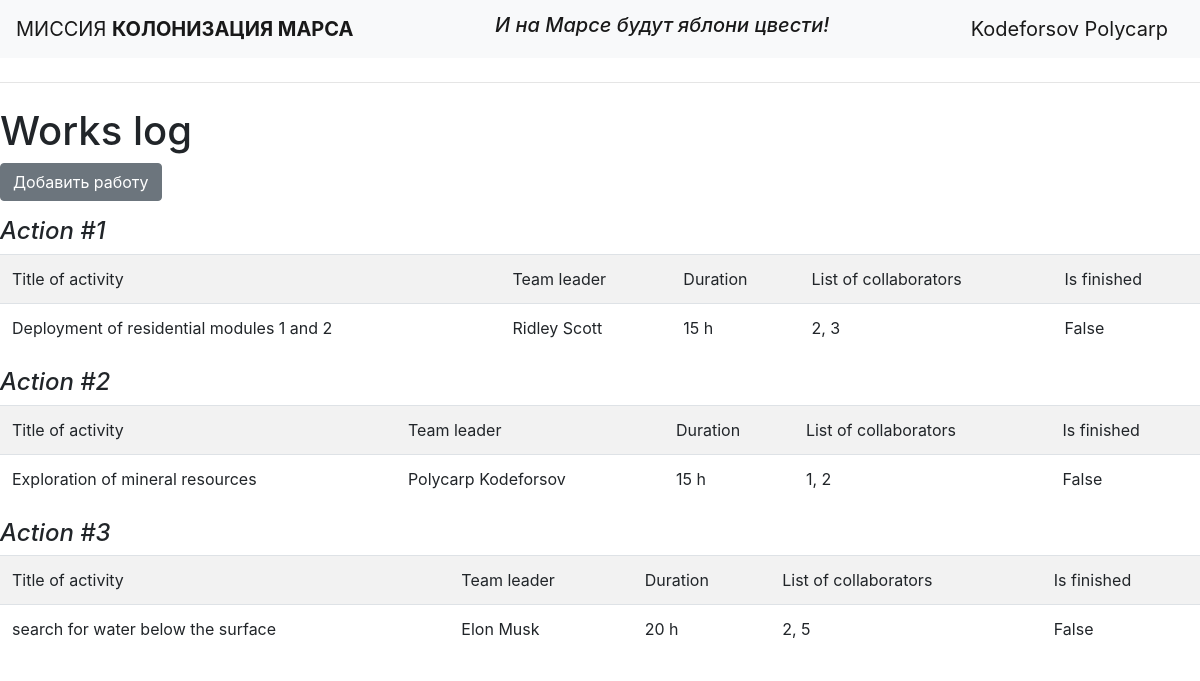
/ (signed in), run on the app's committed database.
### data/users.py (models this page shows, shortened)
class User(SqlAlchemyBase, UserMixin):
    __tablename__ = 'users'
    id = sqlalchemy.Column(sqlalchemy.Integer, primary_key=True, autoincrement=True)
    surname = sqlalchemy.Column(sqlalchemy.String)
    name = sqlalchemy.Column(sqlalchemy.String)
    age = sqlalchemy.Column(sqlalchemy.Integer)
    position = sqlalchemy.Column(sqlalchemy.String)
    speciality = sqlalchemy.Column(sqlalchemy.String)
    address = sqlalchemy.Column(sqlalchemy.String)
    email = sqlalchemy.Column(sqlalchemy.String, unique=True)
    hashed_password = sqlalchemy.Column(sqlalchemy.String)
    modified_date = sqlalchemy.Column(sqlalchemy.DateTime, default=datetime.datetime.now)

### data/jobs.py (models this page shows)
class Jobs(SqlAlchemyBase):
    __tablename__ = 'jobs'
    id = sqlalchemy.Column(sqlalchemy.Integer, primary_key=True, autoincrement=True)
    team_leader = sqlalchemy.Column(sqlalchemy.Integer)
    job = sqlalchemy.Column(sqlalchemy.String)
    work_size = sqlalchemy.Column(sqlalchemy.Integer)
    collaborators = sqlalchemy.Column(sqlalchemy.String)
    start_date = sqlalchemy.Column(sqlalchemy.DateTime, default=datetime.datetime.now)
    end_date = sqlalchemy.Column(sqlalchemy.DateTime)
    is_finished = sqlalchemy.Column(sqlalchemy.Boolean)

### main.py (the view)
@app.route("/")
def index():
    db_sess = db_session.create_session()
    return render_template("index.html", jobs=db_sess.query(Jobs), users=db_sess.query(User))

### data/db_session.py (called while the page is built)
def create_session() -> Session:
    global __factory
    return __factory()

### main.py (called while the page is built)
@login_manager.user_loader
def load_user(user_id):
    db_sess = db_session.create_session()
    return db_sess.query(User).get(user_id)

### templates/index.html
{% extends "base.html" %}
{% block content %}
<h1>Works log</h1>
{% if current_user.is_authenticated %}
<p><a href="addjob" class="btn btn-secondary">Добавить работу</a></p>
{% endif %}
{% for job in jobs%}
<h4><i>Action #{{job.id}}</i></h4>
<table class="table table-striped">
    <tr>
        <td>Title of activity</td>
        <td>Team leader</td>
        <td>Duration</td>
        <td>List of collaborators</td>
        <td>Is finished</td>
    </tr>
    <tr>
        <td>{{job.job}}</td>
        <td>{{users[job.team_leader - 1].name}} {{users[job.team_leader - 1].surname}}</td>
        <td>{{job.work_size}} h</td>
        <td>{{job.collaborators}}</td>
        <td>{{job.is_finished}}</td>
    </tr>
</table>
{% endfor %}
{% endblock %}

### templates/base.html (shortened to what this page needs)
<!DOCTYPE html>
<html lang="en">
<head>
    <link rel="stylesheet"
          href="https://stackpath.bootstrapcdn.com/bootstrap/4.4.1/css/bootstrap.min.css"
>
</head>
<body>
<header>
    <nav class="navbar navbar-light bg-light">
        <a class="navbar-brand" href="#">МИССИЯ <b>КОЛОНИЗАЦИЯ МАРСА</b></a>
        <h4><i><a class="navbar-brand" href="#">И на Марсе будут яблони цвести!</a></i></h4>
        {% if current_user.is_authenticated %}
        <a class="navbar-brand" href="/logout">{{ current_user.surname }} {{ current_user.name }}</a>
        {% else %}
        <p>
            <a class="btn btn-primary " href="/register">Зарегистрироваться</a>
            <a class="btn btn-success" href="/login">Войти</a>
        </p>
        {% endif %}
    </nav>
</header>
</body>
<hr class="my-4">
{% block content %}{% endblock %}
</html>

### data on the page
User: surname "Kodeforsov", name "Polycarp"
Jobs: id "1", job "Deployment of residential modules 1 and 2", team_leader.name "Ridley", team_leader.surname "Scott", work_size "15", collaborators "2, 3", is_finished "False"
Jobs: id "2", job "Exploration of mineral resources", team_leader.name "Polycarp", team_leader.surname "Kodeforsov", work_size "15", collaborators "1, 2", is_finished "False"
Jobs: id "3", job "search for water below the surface", team_leader.name "Elon", team_leader.surname "Musk", work_size "20", collaborators "2, 5", is_finished "False"
